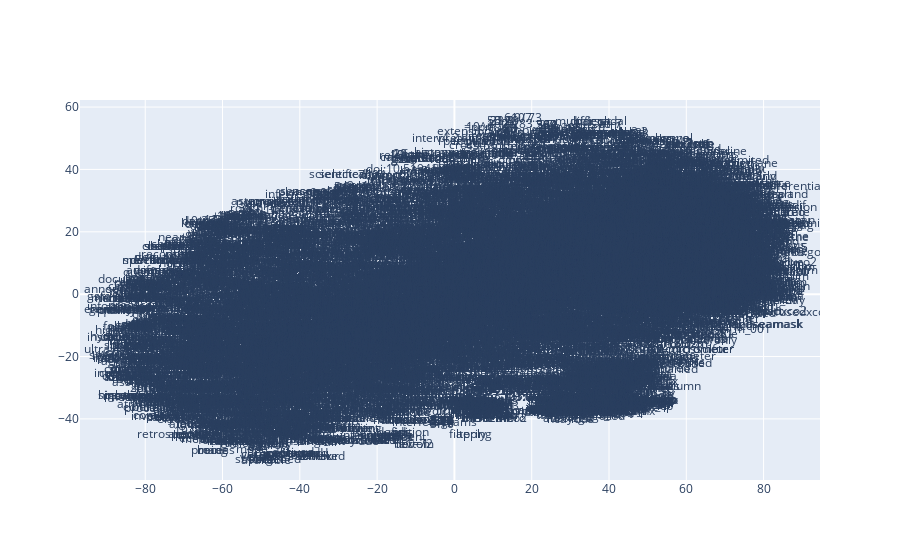

Write notebook code for a chart like this one.
### Code cell
from sklearn.decomposition import IncrementalPCA  # inital reduction
from sklearn.manifold import TSNE  # final reduction


def reduce_dimensions(model):
    num_dimensions = 2  # final num dimensions (2D, 3D, etc)

    # extract the words & their vectors, as numpy arrays
    vectors = np.asarray(model.wv.vectors)
    labels = np.asarray(model.wv.index_to_key)  # fixed-width numpy strings

    # reduce using t-SNE
    tsne = TSNE(n_components=num_dimensions, random_state=0)
    vectors = tsne.fit_transform(vectors)

    x_vals = [v[0] for v in vectors]
    y_vals = [v[1] for v in vectors]
    return x_vals, y_vals, labels


x_vals, y_vals, labels = reduce_dimensions(model)

def plot_with_plotly(x_vals, y_vals, labels, plot_in_notebook=True):
    import plotly.graph_objs as go
    from plotly.offline import init_notebook_mode, iplot, plot

    trace = go.Scatter(x=x_vals, y=y_vals, mode='text', text=labels)
    data = [trace]

    if plot_in_notebook:
        init_notebook_mode(connected=True)
        iplot(data, filename='word-embedding-plot')
    else:
        plot(data, filename='word-embedding-plot.html')


def plot_with_matplotlib(x_vals, y_vals, labels):
    import random

    import matplotlib.pyplot as plt

    random.seed(0)

    plt.figure(figsize=(12, 12))
    plt.scatter(x_vals, y_vals)

    #
    # Label randomly subsampled 25 data points
    #
    indices = list(range(len(labels)))
    selected_indices = random.sample(indices, 25)
    for i in selected_indices:
        plt.annotate(labels[i], (x_vals[i], y_vals[i]))

try:
    get_ipython()
except Exception:
    plot_function = plot_with_matplotlib
else:
    plot_function = plot_with_plotly

plot_function(x_vals, y_vals, labels)

### Figure 1 — Plotly figure (JSON) as saved in the notebook; plotly's stock layout.template omitted (floating-point values rounded to 4 significant figures; data arrays with more than 128 entries replaced by an {"elided": "..."} marker saying what was removed)
{"data": [{"mode": "text", "text": {"elided": "9743 str values"}, "type": "scatter", "x": {"elided": "9743 float values"}, "y": {"elided": "9743 float values"}}], "layout": {}}
